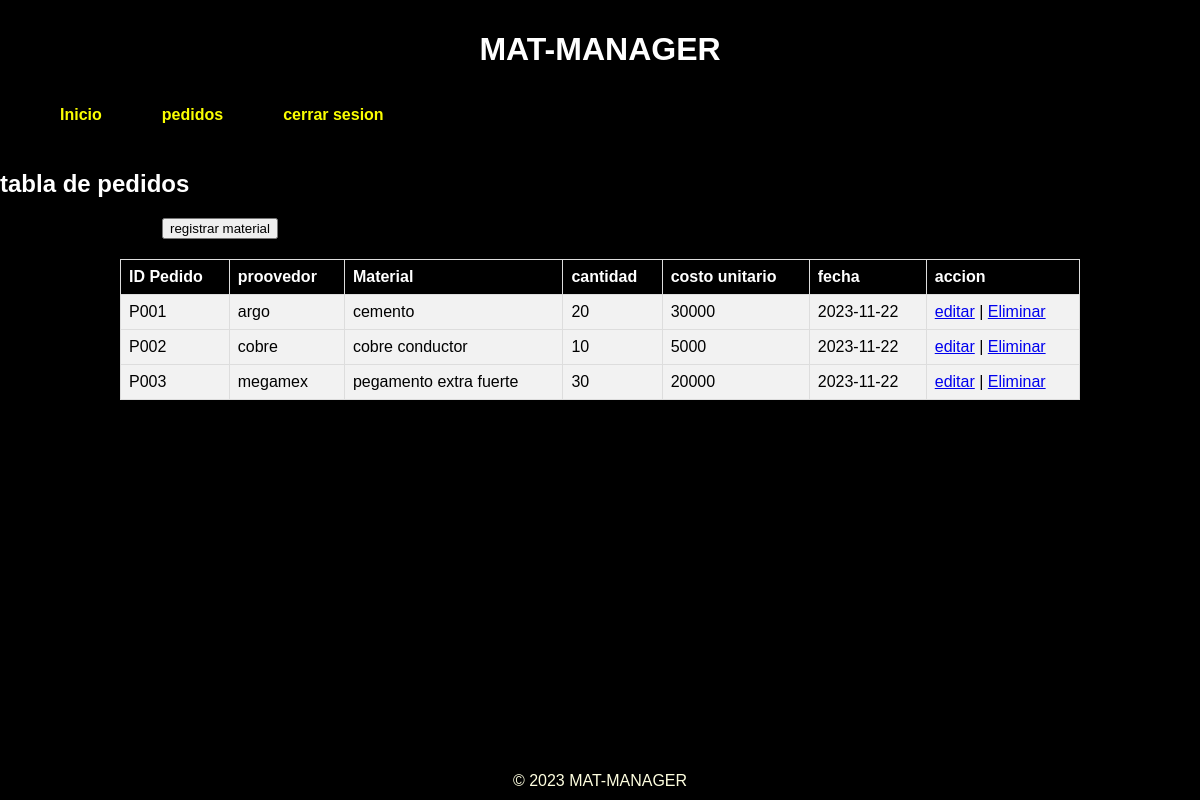
Page /tables/TablaPedidos.php on the committed database.
### tables this page shows
CREATE TABLE `pedidos` (
  `idPedido` varchar(10) NOT NULL,
  `nameProveedor` varchar(20) NOT NULL,
  `materiales` varchar(50) NOT NULL,
  `cantidad` int(10) NOT NULL,
  `costoUnitario` int(10) NOT NULL,
  `fecha_reg` date NOT NULL
);

### tables/TablaPedidos.php (the view, shortened to what this page needs)
<!DOCTYPE html>
<html lang="en">
<head>
    <link rel="stylesheet" href="../styles/style.css">
</head>
<body>
    <header>
        <h1>MAT-MANAGER</h1>
        <nav>
            <ul class="menu">
                <li><a href="index.php">Inicio</a></li>
                <li><a href="../tables/TablaPedidos.php">pedidos</a></li>
                <li><a href="../logout.php">cerrar sesion</a></li>
            </ul>
        </nav>
    </header>
    <table>
        <h2>tabla de pedidos</h2>
        <div class="register">
        <form action="../pedidos/RegistrarPedido.php" class="btn-register">
            <input type="submit" value="registrar material">
        </form>
    </div>
        <tr>
            <th>ID Pedido</th>
            <th>proovedor</th>
            <th>Material</th>
            <th>cantidad</th>
            <th>costo unitario</th>
            <th>fecha</th>
            <th>accion</th>
        </tr>
        <?php
            include "../con_db.php";
            $consulta = "SELECT * FROM Pedidos";
            $resultado = mysqli_query($conex, $consulta);
            if ($resultado){
                while ($row = $resultado->fetch_assoc()){
                    echo "<tr>";
                    echo "<td>" . $row["idPedido"] . "</td>";
                    echo "<td>" . $row["nameProveedor"] . "</td>";
                    echo "<td>" . $row["materiales"] . "</td>";
                    echo "<td>" . $row["cantidad"] . "</td>";
                    echo "<td>" . $row["costoUnitario"] . "</td>";
                    echo "<td>" . $row["fecha_reg"] . "</td>";
                    echo "<td>
                            <a href='../CRUD/editPedido.php?idPedido=" . $row["idPedido"] . "'>editar</a> |
                            <a href='../CRUD/deletePedido.php?idPedido=" . $row["idPedido"] . "'>Eliminar</a>
                            </td>";
                    echo "</tr>";
                }
            }else {
                echo "<tr><td colspan='5'>0 resultados</td></tr>";
            }
        ?>
    </table>
    <footer>
        &copy; 2023 MAT-MANAGER
    </footer>
</body>
</html>

### styles/style.css (style rules this page uses)
body { background-color: #000000; margin: 0; padding: 0; font-family: Arial, sans-serif; }
header { background-color: #000; color: #FFFFE0; text-align: center; padding: 10px 0; }
footer { background-color: #000; color: #FFFFE0; text-align: center; padding: 10px 0; position: absolute; bottom: 0; width: 100%; }
nav a { text-decoration: none; color: #fbff00; padding: 10px 20px; }
h1 { color: #ffffff; }
nav { display: flex; justify-content: space-between; align-items: center; }
.menu { list-style: none; display: flex; gap: 20px; }
.menu li { margin: 0; }
.menu a { text-decoration: none; color: #fbff00; font-weight: bold; }

### tables/TablaPedidos.php (style rules this page uses)
table { border-collapse: collapse; width: 80%; margin: 0 auto; }
th, td { border: 1px solid #ddd; padding: 8px; text-align: left; }
th { background-color: #000000; color: #ffffff; }
tr { background-color: #f2f2f2; }
.register { text-align: center; margin: 20px; max-width: 400px; }
h2 { color: #ffffff; }

### rows in the picture
pedidos: idPedido "P001", nameProveedor "argo", materiales "cemento", cantidad "20", costoUnitario "30000", fecha_reg "2023-11-22"
pedidos: idPedido "P002", nameProveedor "cobre", materiales "cobre conductor", cantidad "10", costoUnitario "5000", fecha_reg "2023-11-22"
pedidos: idPedido "P003", nameProveedor "megamex", materiales "pegamento extra fuerte", cantidad "30", costoUnitario "20000", fecha_reg "2023-11-22"
